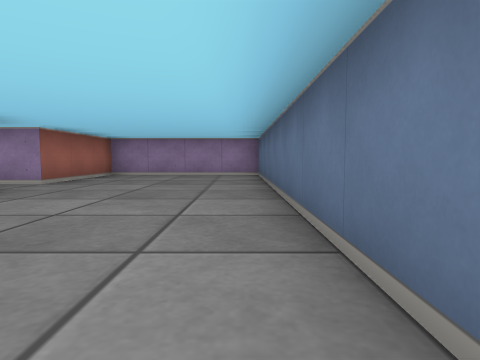
View 1 (above)

12 first-person views from a walk through a cub3D ray-caster map. The camera is about half as high as the walls, tilts 4° down and sees 75° across. The floor is counted in squares. Each view is taken from the middle of a square. On the plan, view 1 faces up. The plan holds only what a view shows up to about 9 squares ahead; the rest is blank.

View 2
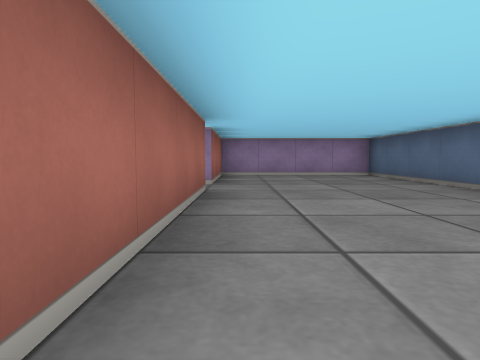

View 3
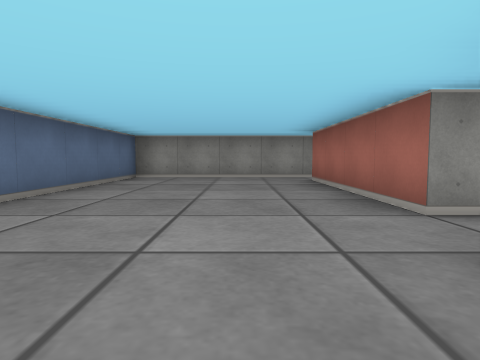

View 4
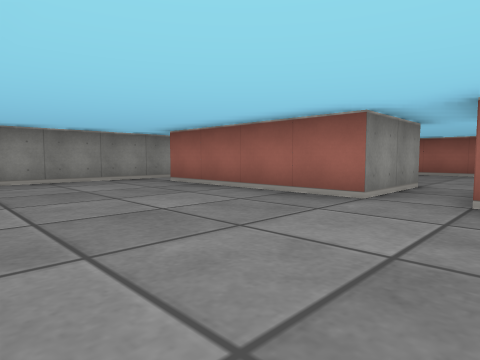

View 5
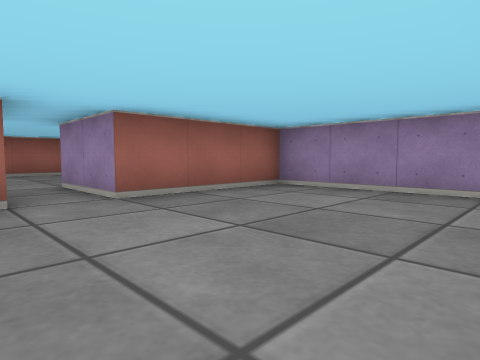

View 6
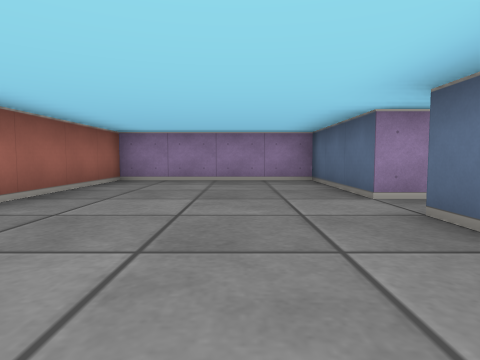

View 7
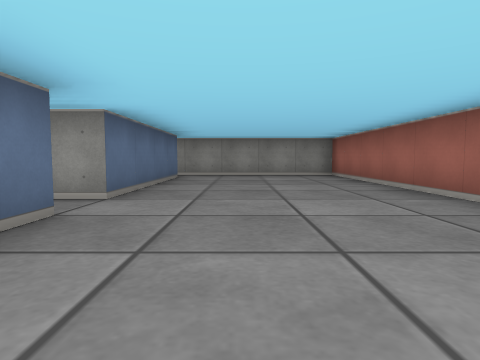

View 8
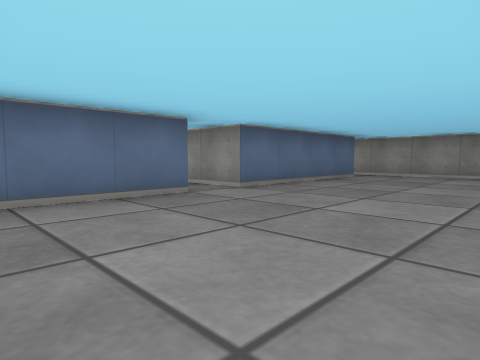

View 9
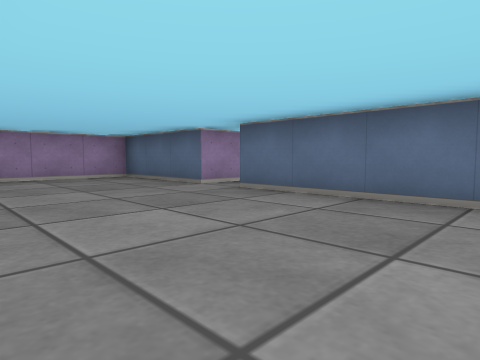

View 10
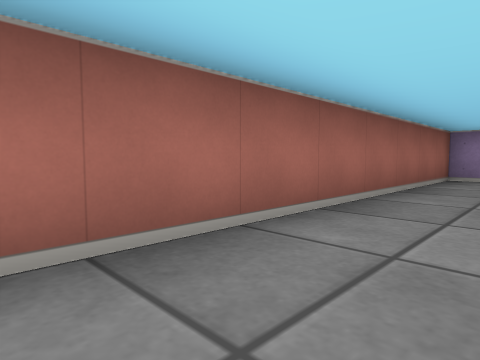

View 11
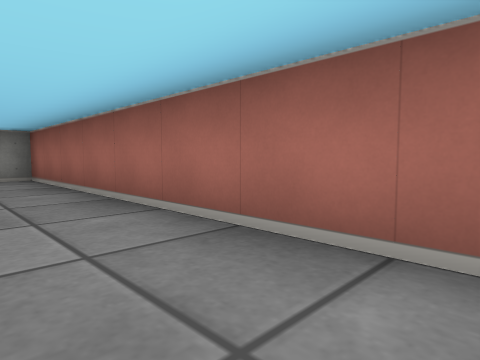

View 12
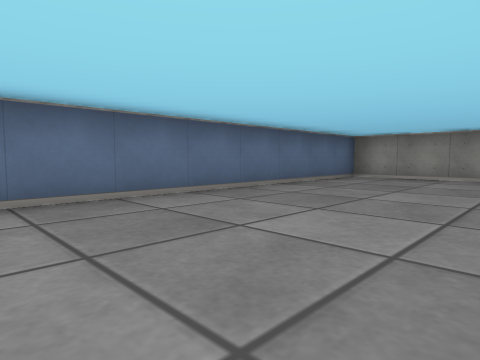

### Floor plan
Points are (right, up) in squares from view 1. A wall is a line through its corners. A room is listed if a view was taken in it or the views show most of it. See-through windows are left out.
Room 1 (views 1, 2, 3, 4, 5, 12)
walls: (-3.5, 4.5) (-3.5, 0.5); (-3.5, -0.5) (0.5, -0.5) (0.5, 8.5) (-3.5, 8.5) (-3.5, 5.5)
ways out: opening at (-4.5, 0) to room 2; opening at (-4.5, 5) to room 2
Room 2 (views 6, 7, 8, 9, 10, 11)
walls: (-3.5, 5.5) (-5.5, 5.5) (-5.5, 8.5) (-9.5, 8.5) (-9.5, -0.5) (-3.5, -0.5); (-5.5, 0.4) (-5.5, 4.5) (-3.5, 4.5)
ways out: opening at (-4.5, 0) to room 1; opening at (-4.5, 5) to room 1

Positions as (right, up) in squares from view 1, and headings:
1: (0, 0), facing up
2: (-3, 0), facing up
3: (-2, 7), facing down
4: (0, 6), facing down-left
5: (0, 4), facing up-left
6: (-7, 2), facing up
7: (-7, 8), facing down
8: (-9, 8), facing down-right
9: (-9, 1), facing up-right
10: (-8, 1), facing up-left
11: (-8, 7), facing down-left
12: (-3, 7), facing down-right
